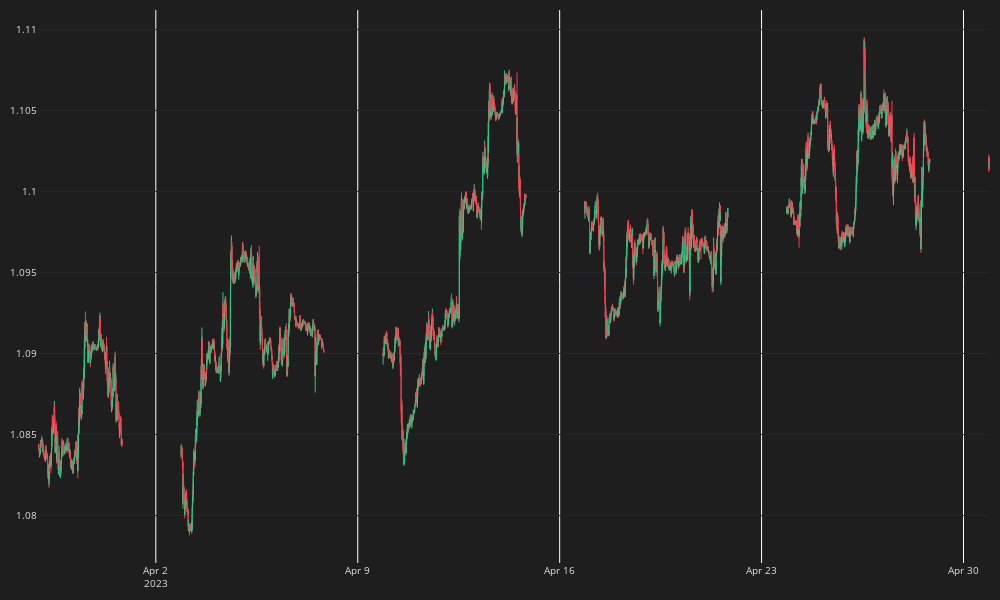

Source (notebook cell):
### Code cell
plot(df)

### Figure 1 — Plotly figure (JSON) as saved in the notebook; plotly's stock layout.template omitted (floating-point values rounded to 4 significant figures; data arrays with more than 128 entries replaced by an {"elided": "..."} marker saying what was removed)
{"data": [{"close": {"elided": "6564 float values"}, "decreasing": {"fillcolor": "#CC2E3C", "line": {"color": "#FF3A4C"}}, "high": {"elided": "6564 float values"}, "increasing": {"fillcolor": "#24A06B", "line": {"color": "#2EC886"}}, "line": {"width": 1}, "low": {"elided": "6564 float values"}, "opacity": 1, "open": {"elided": "6564 float values"}, "type": "candlestick", "x": {"elided": "6564 str values"}}], "layout": {"font": {"color": "#e1e1e1", "size": 10}, "height": 600, "margin": {"b": 10, "l": 10, "r": 10, "t": 10}, "paper_bgcolor": "#1e1e1e", "plot_bgcolor": "#1e1e1e", "width": 1000, "xaxis": {"autorange": true, "fixedrange": true, "gridcolor": "#fff", "range": ["2023-03-28 21:57:30", "2023-04-30 22:02:30"], "rangeslider": {"visible": false, "yaxis": {}}, "showgrid": true, "type": "date"}, "yaxis": {"autorange": true, "gridcolor": "#1f292f", "range": [1.077, 1.111], "showgrid": true}}}
